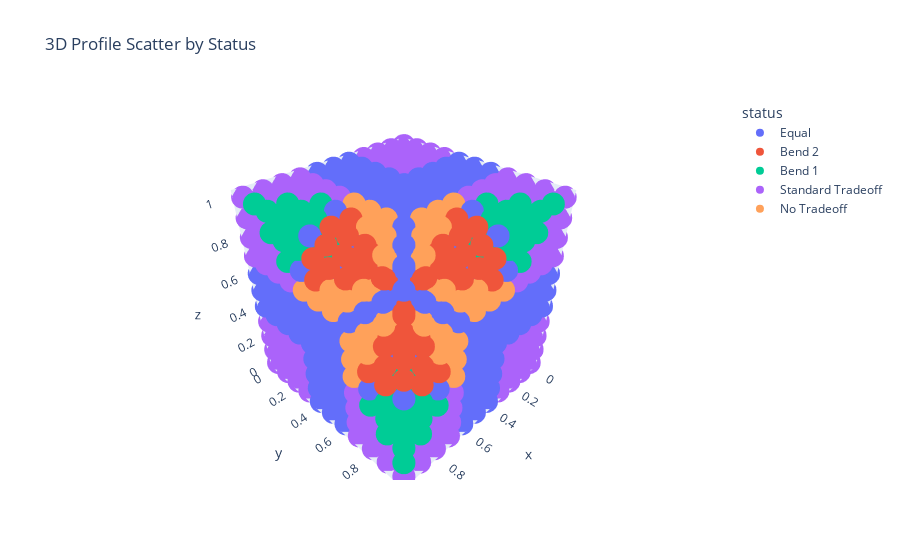

This figure's notebook cell:
### Code cell
import plotly.express as px

# Extract x, y, z the same way:
df['x'] = df['profile'].apply(lambda p: p[0][0])  # x
df['y'] = df['profile'].apply(lambda p: p[1][0])  # y
df['z'] = df['profile'].apply(lambda p: p[2][0])  # z

# Plotly scatter 3D
fig = px.scatter_3d(
    df,
    x='x',
    y='y',
    z='z',
    color='status',  # color points by status
    title='3D Profile Scatter by Status'
)

fig.show()

### Figure 1 — Plotly figure (JSON) as saved in the notebook; plotly's stock layout.template omitted (floating-point values rounded to 4 significant figures; data arrays with more than 128 entries replaced by an {"elided": "..."} marker saying what was removed)
{"data": [{"hovertemplate": "status=Equal<br>x=%{x}<br>y=%{y}<br>z=%{z}<extra></extra>", "legendgroup": "Equal", "marker": {"color": "#636efa", "symbol": "circle"}, "mode": "markers", "name": "Equal", "scene": "scene", "showlegend": true, "type": "scatter3d", "x": {"elided": "611 float values"}, "y": {"elided": "611 float values"}, "z": {"elided": "611 float values"}}, {"hovertemplate": "status=Bend 2<br>x=%{x}<br>y=%{y}<br>z=%{z}<extra></extra>", "legendgroup": "Bend 2", "marker": {"color": "#EF553B", "symbol": "circle"}, "mode": "markers", "name": "Bend 2", "scene": "scene", "showlegend": true, "type": "scatter3d", "x": [0, 0, 0, 0, 0, 0, 0, 0, 0, 0, 0, 0, 0, 0, 0, 0, 0.1, 0.1, 0.1, 0.1, 0.1, 0.1, 0.1, 0.1, 0.1, 0.1, 0.1, 0.1, 0.1, 0.1, 0.1, 0.2, 0.2, 0.2, 0.2, 0.2, 0.2, 0.2, 0.2, 0.3, 0.3, 0.3, 0.3, 0.3, 0.4, 0.4, 0.4, 0.4, 0.4, 0.4, 0.5, 0.5, 0.5, 0.5, 0.5, 0.5, 0.5, 0.5, 0.6, 0.6, 0.6, 0.6, 0.6, 0.6, 0.7, 0.7, 0.7, 0.7, 0.7, 0.8, 0.8, 0.8, 0.8, 0.8, 0.8, 0.8, 0.8, 0.9, 0.9, 0.9, 0.9, 0.9, 0.9, 0.9, 0.9, 0.9, 0.9, 0.9, 0.9, 0.9, 0.9, 0.9, 1, 1, 1, 1, 1, 1, 1, 1, 1, 1, 1, 1, 1, 1, 1, 1], "y": [0, 0, 0, 0, 0.1, 0.1, 0.1, 0.1, 0.2, 0.2, 0.3, 0.3, 0.4, 0.4, 0.5, 0.5, 0, 0, 0, 0, 0.1, 0.1, 0.1, 0.2, 0.2, 0.3, 0.3, 0.4, 0.4, 0.4, 0.5, 0, 0, 0.1, 0.1, 0.2, 0.3, 0.4, 0.5, 0, 0, 0.1, 0.1, 0.2, 0, 0, 0.1, 0.1, 0.1, 0.2, 0, 0, 0.1, 0.2, 0.8, 0.9, 1, 1, 0.8, 0.9, 0.9, 0.9, 1, 1, 0.8, 0.9, 0.9, 1, 1, 0.5, 0.6, 0.7, 0.8, 0.9, 0.9, 1, 1, 0.5, 0.6, 0.6, 0.6, 0.7, 0.7, 0.8, 0.8, 0.9, 0.9, 0.9, 1, 1, 1, 1, 0.5, 0.5, 0.6, 0.6, 0.7, 0.7, 0.8, 0.8, 0.9, 0.9, 0.9, 0.9, 1, 1, 1, 1], "z": [0.1, 0.2, 0.3, 0.4, 0, 0.3, 0.4, 0.5, 0, 0.5, 0, 0.1, 0, 0.1, 0.1, 0.2, 0, 0.3, 0.4, 0.5, 0.2, 0.3, 0.4, 0.1, 0.4, 0, 0.1, 0, 0.1, 0.2, 0, 0, 0.5, 0.1, 0.4, 0.3, 0.2, 0.1, 0, 0, 0.1, 0, 0.1, 0.2, 0, 0.1, 0, 0.1, 0.2, 0.1, 0.1, 0.2, 0, 0, 1, 1, 0.8, 0.9, 0.9, 0.8, 0.9, 1, 0.9, 1, 0.8, 0.9, 1, 0.9, 1, 1, 0.9, 0.8, 0.7, 0.6, 0.9, 0.5, 1, 1, 0.8, 0.9, 1, 0.9, 1, 0.6, 0.9, 0.6, 0.7, 0.8, 0.5, 0.6, 0.7, 1, 0.8, 0.9, 0.9, 1, 0.9, 1, 0.5, 1, 0.5, 0.6, 0.7, 1, 0.6, 0.7, 0.8, 0.9]}, {"hovertemplate": "status=Bend 1<br>x=%{x}<br>y=%{y}<br>z=%{z}<extra></extra>", "legendgroup": "Bend 1", "marker": {"color": "#00cc96", "symbol": "circle"}, "mode": "markers", "name": "Bend 1", "scene": "scene", "showlegend": true, "type": "scatter3d", "x": [0, 0, 0, 0, 0, 0, 0, 0, 0, 0, 0, 0, 0, 0, 0, 0, 0.1, 0.1, 0.1, 0.1, 0.1, 0.1, 0.1, 0.1, 0.1, 0.1, 0.1, 0.1, 0.1, 0.1, 0.1, 0.2, 0.2, 0.2, 0.2, 0.2, 0.2, 0.2, 0.2, 0.2, 0.3, 0.3, 0.3, 0.3, 0.3, 0.3, 0.4, 0.4, 0.4, 0.4, 0.4, 0.4, 0.5, 0.5, 0.5, 0.5, 0.6, 0.6, 0.6, 0.6, 0.6, 0.6, 0.7, 0.7, 0.7, 0.7, 0.7, 0.7, 0.8, 0.8, 0.8, 0.8, 0.8, 0.8, 0.8, 0.8, 0.8, 0.9, 0.9, 0.9, 0.9, 0.9, 0.9, 0.9, 0.9, 0.9, 0.9, 0.9, 0.9, 0.9, 0.9, 0.9, 1, 1, 1, 1, 1, 1, 1, 1, 1, 1, 1, 1, 1, 1, 1, 1], "y": [0, 0, 0, 0, 0.1, 0.1, 0.1, 0.2, 0.6, 0.6, 0.7, 0.7, 0.7, 0.8, 0.8, 0.9, 0, 0, 0, 0.1, 0.1, 0.1, 0.2, 0.5, 0.6, 0.6, 0.6, 0.7, 0.7, 0.8, 1, 0, 0.1, 0.2, 0.5, 0.6, 0.7, 0.9, 1, 1, 0.8, 0.9, 0.9, 1, 1, 1, 0.8, 0.9, 0.9, 0.9, 1, 1, 0.1, 0.2, 0.8, 0.9, 0, 0, 0.1, 0.1, 0.1, 0.2, 0, 0, 0, 0.1, 0.1, 0.2, 0, 0, 0.1, 0.3, 0.4, 0.5, 0.8, 0.9, 1, 0, 0.2, 0.3, 0.3, 0.4, 0.4, 0.4, 0.5, 0.8, 0.9, 0.9, 0.9, 1, 1, 1, 0.1, 0.2, 0.2, 0.3, 0.3, 0.3, 0.4, 0.4, 0.8, 0.9, 0.9, 0.9, 1, 1, 1, 1], "z": [0.6, 0.7, 0.8, 0.9, 0.6, 0.7, 0.8, 0.7, 0, 0.1, 0, 0.1, 0.2, 0, 0.1, 0, 0.6, 0.7, 0.8, 0.5, 0.6, 0.7, 0.6, 0.1, 0, 0.1, 0.2, 0, 0.1, 0, 1, 0.7, 0.6, 0.5, 0.2, 0.1, 0, 1, 0.9, 1, 1, 0.9, 1, 0.8, 0.9, 1, 0.9, 0.8, 0.9, 1, 0.9, 1, 0.1, 0.2, 0.8, 0.9, 0, 0.1, 0, 0.1, 0.2, 0.1, 0, 0.1, 0.2, 0, 0.1, 0, 0, 0.1, 0, 1, 0.9, 0.8, 0.5, 0.4, 0.3, 0, 1, 0.9, 1, 0.8, 0.9, 1, 0.9, 0.4, 0.3, 0.4, 0.5, 0.2, 0.3, 0.4, 1, 0.9, 1, 0.8, 0.9, 1, 0.9, 1, 0.3, 0.2, 0.3, 0.4, 0.1, 0.2, 0.3, 0.4]}, {"hovertemplate": "status=Standard Tradeoff<br>x=%{x}<br>y=%{y}<br>z=%{z}<extra></extra>", "legendgroup": "Standard Tradeoff", "marker": {"color": "#ab63fa", "symbol": "circle"}, "mode": "markers", "name": "Standard Tradeoff", "scene": "scene", "showlegend": true, "type": "scatter3d", "x": {"elided": "384 float values"}, "y": {"elided": "384 float values"}, "z": {"elided": "384 float values"}}, {"hovertemplate": "status=No Tradeoff<br>x=%{x}<br>y=%{y}<br>z=%{z}<extra></extra>", "legendgroup": "No Tradeoff", "marker": {"color": "#FFA15A", "symbol": "circle"}, "mode": "markers", "name": "No Tradeoff", "scene": "scene", "showlegend": true, "type": "scatter3d", "x": [0, 0, 0, 0, 0, 0, 0, 0, 0, 0, 0, 0, 0.1, 0.1, 0.1, 0.1, 0.1, 0.1, 0.1, 0.1, 0.2, 0.2, 0.2, 0.2, 0.2, 0.2, 0.2, 0.2, 0.2, 0.2, 0.3, 0.3, 0.3, 0.3, 0.3, 0.3, 0.3, 0.3, 0.3, 0.3, 0.3, 0.3, 0.3, 0.3, 0.3, 0.3, 0.4, 0.4, 0.4, 0.4, 0.4, 0.4, 0.4, 0.4, 0.4, 0.4, 0.5, 0.5, 0.5, 0.5, 0.5, 0.5, 0.5, 0.5, 0.6, 0.6, 0.6, 0.6, 0.6, 0.6, 0.6, 0.6, 0.6, 0.6, 0.7, 0.7, 0.7, 0.7, 0.7, 0.7, 0.7, 0.7, 0.7, 0.7, 0.7, 0.7, 0.7, 0.7, 0.7, 0.7, 0.8, 0.8, 0.8, 0.8, 0.8, 0.8, 0.8, 0.8, 0.8, 0.8, 0.9, 0.9, 0.9, 0.9, 0.9, 0.9, 0.9, 0.9, 1, 1, 1, 1, 1, 1, 1, 1, 1, 1, 1, 1], "y": [0.1, 0.2, 0.2, 0.2, 0.3, 0.3, 0.3, 0.3, 0.4, 0.4, 0.5, 0.6, 0, 0.2, 0.2, 0.3, 0.3, 0.3, 0.4, 0.5, 0, 0, 0, 0.1, 0.1, 0.3, 0.3, 0.3, 0.4, 0.4, 0, 0, 0, 0, 0.1, 0.1, 0.1, 0.2, 0.2, 0.2, 0.4, 0.4, 0.4, 0.5, 0.5, 0.6, 0, 0, 0.1, 0.2, 0.2, 0.3, 0.3, 0.3, 0.7, 1, 0, 0.1, 0.3, 0.3, 0.7, 0.7, 0.9, 1, 0, 0.3, 0.7, 0.7, 0.7, 0.8, 0.8, 0.9, 1, 1, 0.4, 0.5, 0.5, 0.6, 0.6, 0.6, 0.8, 0.8, 0.8, 0.9, 0.9, 0.9, 1, 1, 1, 1, 0.6, 0.6, 0.7, 0.7, 0.7, 0.9, 0.9, 1, 1, 1, 0.5, 0.6, 0.7, 0.7, 0.7, 0.8, 0.8, 1, 0.4, 0.5, 0.6, 0.6, 0.7, 0.7, 0.7, 0.7, 0.8, 0.8, 0.8, 0.9], "z": [0.2, 0.1, 0.3, 0.4, 0.2, 0.4, 0.5, 0.6, 0.2, 0.3, 0.3, 0.3, 0.2, 0, 0.3, 0.2, 0.4, 0.5, 0.3, 0.3, 0.1, 0.3, 0.4, 0, 0.3, 0, 0.1, 0.4, 0, 0.3, 0.2, 0.4, 0.5, 0.6, 0.2, 0.4, 0.5, 0, 0.1, 0.4, 0, 0.1, 0.2, 0, 0.1, 0, 0.2, 0.3, 0.3, 0, 0.3, 0, 0.1, 0.2, 1, 0.7, 0.3, 0.3, 0, 0.1, 0.9, 1, 0.7, 0.7, 0.3, 0, 0.8, 0.9, 1, 0.7, 1, 0.7, 0.7, 0.8, 1, 0.9, 1, 0.8, 0.9, 1, 0.6, 0.9, 1, 0.5, 0.6, 0.8, 0.4, 0.5, 0.6, 0.8, 0.7, 1, 0.6, 0.9, 1, 0.7, 1, 0.6, 0.7, 0.9, 0.7, 0.7, 0.5, 0.6, 0.8, 0.7, 1, 0.8, 0.7, 0.7, 0.7, 0.8, 0.4, 0.5, 0.6, 0.8, 0.6, 0.7, 0.9, 0.8]}], "layout": {"legend": {"title": {"text": "status"}, "tracegroupgap": 0}, "scene": {"domain": {"x": [0, 1], "y": [0, 1]}, "xaxis": {"title": {"text": "x"}}, "yaxis": {"title": {"text": "y"}}, "zaxis": {"title": {"text": "z"}}}, "title": {"text": "3D Profile Scatter by Status"}}}
